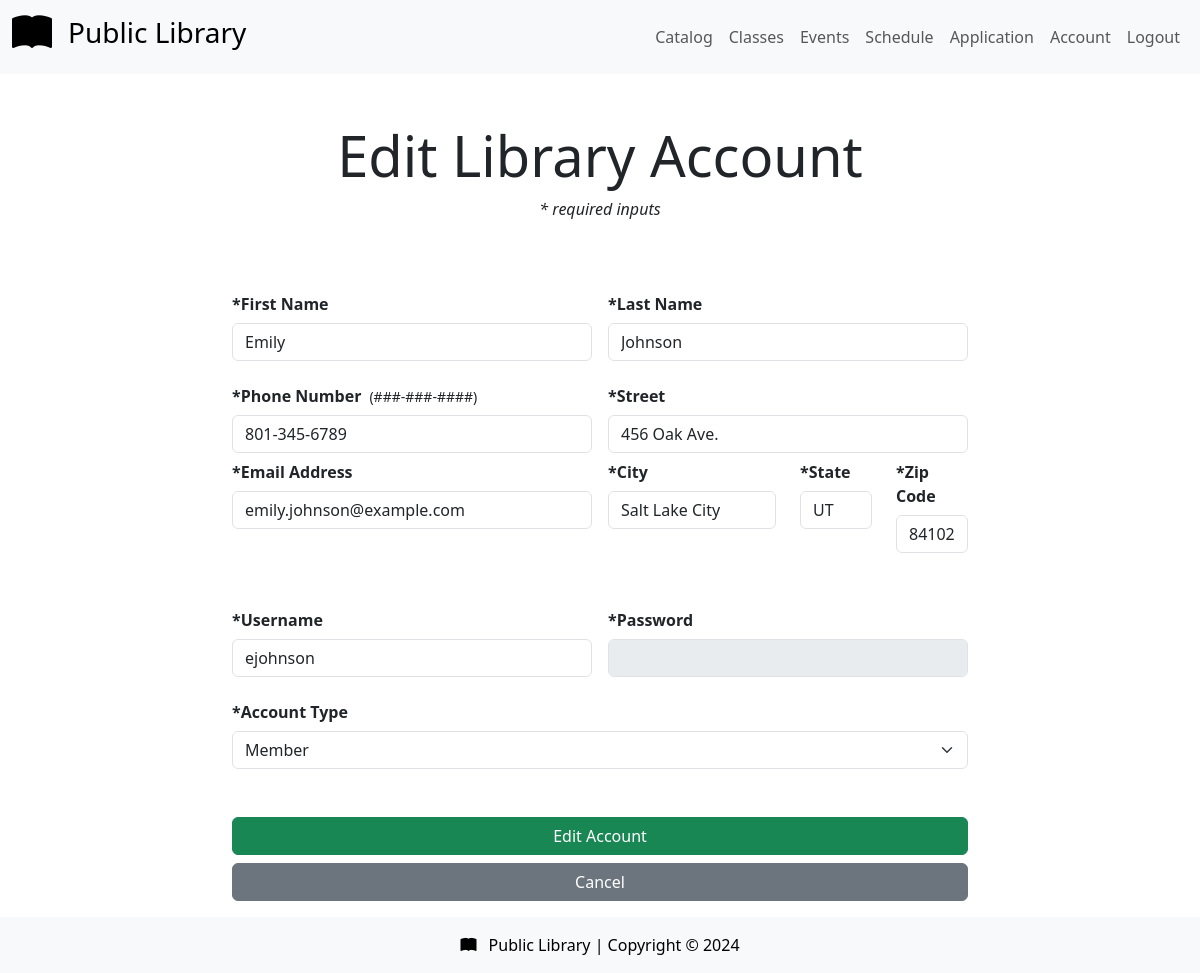
Screenshot of /views/pages/edit-account.php?accountId=12 (signed in) with the database file from the repository.
### tables this page shows
CREATE TABLE LIB_ACCOUNT (
    AccountID INT AUTO_INCREMENT PRIMARY KEY,
    FirstName VARCHAR(50) NOT NULL,
    LastName VARCHAR(50) NOT NULL,
    Phone VARCHAR(15) NOT NULL,
    Email VARCHAR(200) UNIQUE NOT NULL,
    Street VARCHAR(200) NOT NULL,
    City VARCHAR(100) NOT NULL,
    State CHAR(5) NOT NULL,
    Zip CHAR(5) NOT NULL,
    StartDate DATE NOT NULL,
    Username VARCHAR(50) UNIQUE NOT NULL,
    Password VARCHAR(200) NOT NULL,
    AccountTypeID TINYINT,
    FOREIGN KEY (AccountTypeID) REFERENCES LIB_ACCOUNT_TYPE(AccountTypeID) ON DELETE SET NULL
);

### views/partials/account-form.php (the view)
<?php
function renderAccountForm($controller, $accountType = false, $valuesArray = null) {
    $firstName = $valuesArray['FirstName'] ?? '';
    $lastName = $valuesArray['LastName'] ?? '';
    $phone = $valuesArray['Phone'] ?? '';
    $email = $valuesArray['Email'] ?? '';
    $street = $valuesArray['Street'] ?? '';
    $city = $valuesArray['City'] ?? '';
    $state = $valuesArray['State'] ?? '';
    $zip = $valuesArray['Zip'] ?? '';
    $username = $valuesArray['Username'] ?? '';
    $accountTypeId = $valuesArray['AccountTypeID'] ?? $_GET['accountTypeId'] ?? 3;
    $lang = is_null($valuesArray) ? 'Create' : 'Edit';
    echo <<<_END
    <form class="row justify-content-between g-3 mt-5" method='POST' action='$controller'>
        <div class="col-md-6">
            <label for="#first-name-in" class="col-form-label fw-bold">*First Name</label>
            <input id="first-name-in" class="form-control" type="text" name="firstName" aria-label="First name input" value="$firstName" required>
        </div>
        <div class="col-md-6">
            <label for="#last-name-in" class="col-form-label fw-bold">*Last Name</label>
            <input id="last-name-in" class="form-control" type="text" name="lastName" aria-label="Last name input" value="$lastName" required>
        </div>
        <div class="col-md-6">
            <div>
                <label for="#phone-in" class="col-form-label fw-bold">*Phone Number<span class="fw-normal small ms-2">(###-###-####)</span></label>
                <input id="phone-in" class="form-control" type="tel" pattern="[0-9]{3}-[0-9]{3}-[0-9]{4}" name="phone" aria-label="Phone number input" value="$phone" required>
            </div>
            <div>
                <label for="#email-in" class="col-form-label fw-bold">*Email Address</label>
                <input id="email-in" class="form-control" type="email" name="email" aria-label="Email address input" value="$email" required>
            </div>
        </div>
        <div class="col-md-6">
            <div>
                <label for="#street-in" class="col-form-label fw-bold">*Street</label>
                <input id="street-in" class="form-control" type="text" name="street" aria-label="Street input" value="$street" required>
            </div>
            <div class="row">
                <div class="col-sm-6">
                    <label for="#city-in" class="col-form-label fw-bold">*City</label>
                    <input id="city-in" class="form-control" type="text" name="city" aria-label="City input" value="$city" required>
                </div>
                <div class="col-sm-3">
                    <label for="#state-in" class="col-form-label fw-bold">*State</label>
                    <input id="state-in" class="form-control" type="text" name="state" aria-label="State input" value="$state" required>
                </div>
                <div class="col-sm-3">
                    <label for="#zip-in" class="col-form-label fw-bold">*Zip Code</label>
                    <input id="zip-in" class="form-control" type="text" name="zip" aria-label="Zip code input" value="$zip" required>
                </div>
            </div>
        </div>
        <div class="col-md-6 mt-md-5">
            <div>
                <label for="#username-in" class="col-form-label fw-bold">*Username</label>
                <input id="username-in" class="form-control" type="text" name="username" aria-label="Username input" value="$username" required>
            </div>
        </div>
        <div class="col-md-6 mt-md-5">
            <label for="#password-in" class="col-form-label fw-bold">*Password</label>
            <input id="password-in" class="form-control" type="password" name="password" aria-label="Password input" disabled>
        </div>
    _END;
        if($accountType) {
            $selected1 = $accountTypeId == 1 ? 'selected' : '';
            $selected2 = $accountTypeId == 2 ? 'selected' : '';
            $selected3 = $accountTypeId == 3 ? 'selected' : '';
            $default = count(array_intersect(['selected'], [$selected1, $selected2, $selected3])) > 0 ? '' : 'selected';
            echo <<<_END
            <div class="col-12">
                <label for="#account-type-in" class="col-form-label fw-bold">*Account Type</label>
                <select id="account-type-in" class="form-select" name="accountType" aria-label="Account type input" required>
                    <option $default disabled></option>
                    <option $selected1 value="1">Admin</option>
                    <option $selected2 value="2">Staff</option>
                    <option $selected3 value="3">Member</option>
                </select>
            </div>
            _END;
        }
        echo <<<_END
        <div class="mt-5 d-grid gap-2">
            <button type="submit" class="btn btn-success">$lang Account</button>
            <a href="home.php" class="btn btn-secondary">Cancel</a>
        </div>
        </form>
    _END;
}

### rows the page displays
lib_account: firstName "Emily", lastName "Johnson", phone "801-345-6789", email "emily.johnson@example.com", street "456 Oak Ave.", city "Salt Lake City", state "UT", zip "84102", username "ejohnson"

### other values shown
$authLang "Logout"
$lang "Edit"
